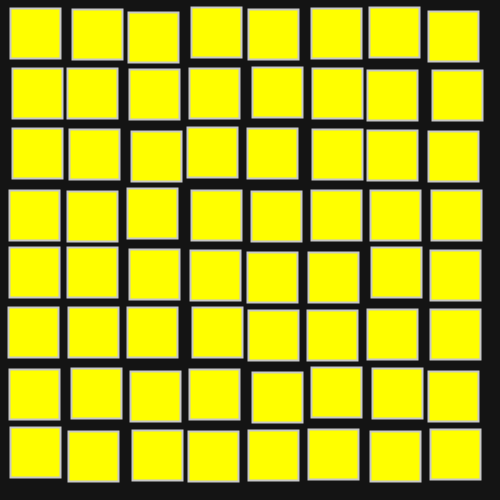
Frame 1 (no input)
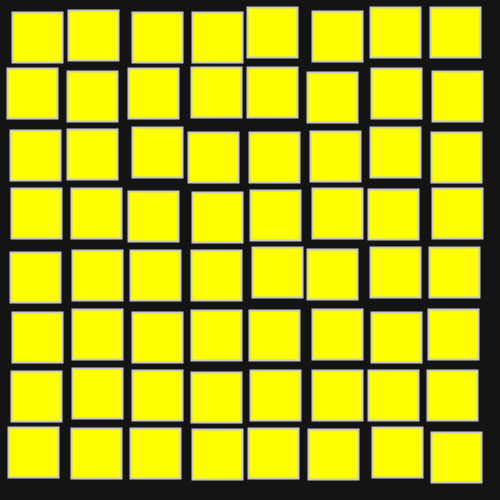
Frame 60 (the mouse pressed at the canvas centre just before this capture)
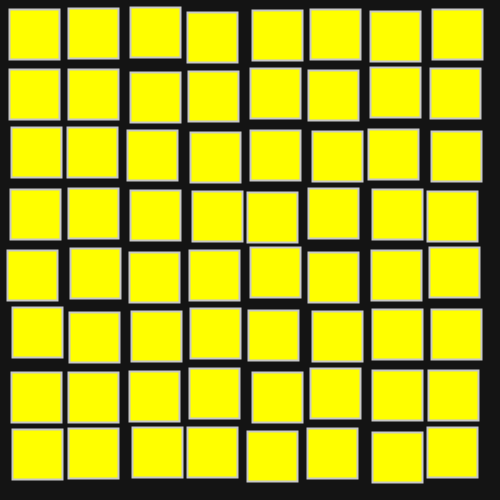
Frame 120 (the mouse held since frame 60 and released just before this capture)

The Processing sketch that drew these frames (run headless with seeded random() and noise(); from frame 60 on, the mouse is pressed at the canvas centre):

// Processing sketch: Square_go_brr
// ── Square_go_brr.pde
int rectSize=50;
int space=10;

void setup() {
  size(500, 500);
 }
 
 void draw(){
  background(20);
  stroke(200);
  noFill();
  strokeWeight(2);

fill(255,255,0);
  for (int x = 0; x < 8; x++) {
    for (int y = 0; y < 8; y++) {
      rect(space + x * (rectSize + space) + random(-3,3), space + y *(rectSize + space) + random(-3,3), rectSize, rectSize);
    }
  }
}
